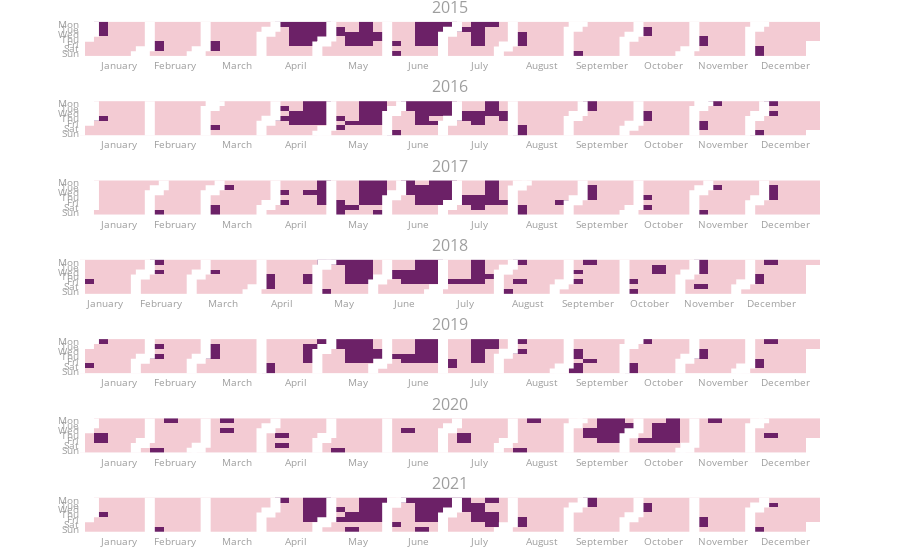

Source (notebook cell):
### Code cell
# Create Calplot Heatmap# creating the plot
fig = calplot(
    outer_london,
    x = "survey_date",
    y= "Value",
    dark_theme=False,
    years_title=True,
    colorscale="magenta",
    gap=0,
    name="Outer London by Day",
    month_lines_width=10, 
    month_lines_color="#fff"
)
fig.show()
